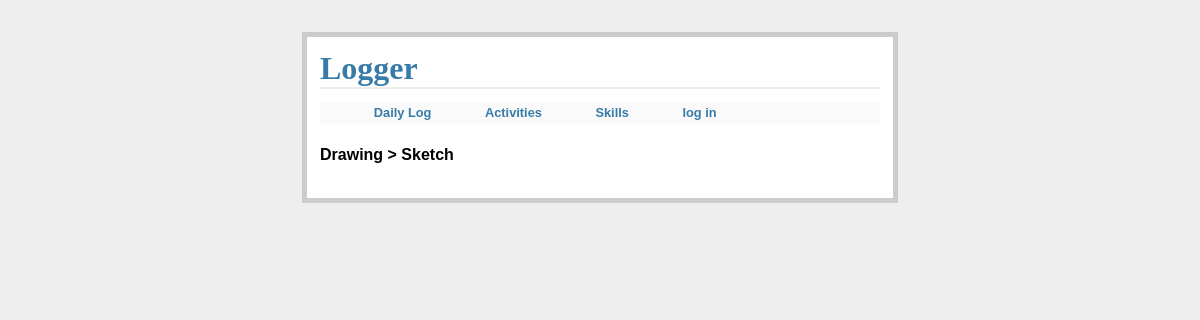
Page /activity/2 on the earlier database version.
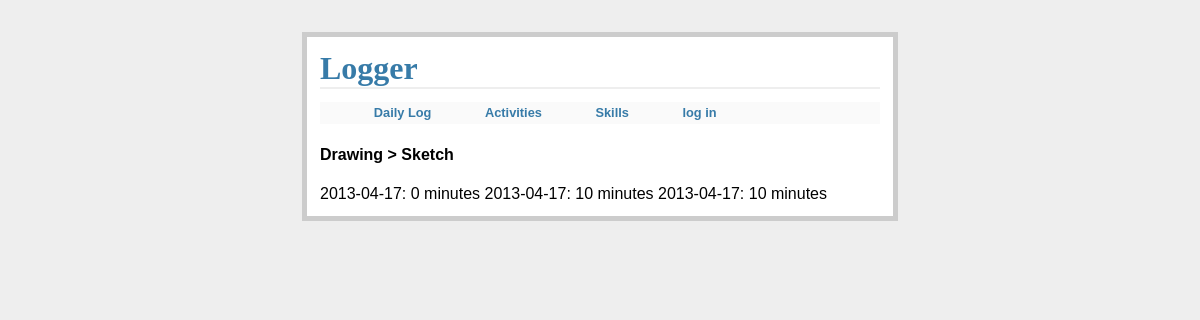
Same page on the later database version.
### tables this page shows
CREATE TABLE skills (
id integer primary key autoincrement,
user_id integer not null,
name string not null
);

CREATE TABLE activities (
id integer primary key autoincrement,
skill_id integer not null,
name string not null,
sessions string not null,
difficulty integer not null
);

CREATE TABLE logs (
id integer primary key autoincrement,
activity_id integer not null,
date string not null,
time integer not null,
exp integer not null
);

### main.py (the view)
@app.route('/activity/<a_id>')
def show_a(a_id=None):
    if a_id==None:
        redirect(url_for('activities'))
    activities = g.db.execute("SELECT id, name, skill_id FROM activities WHERE id = %s" % a_id)
    a = activities.fetchone()
    app.logger.info("Showing activity: %s" % a)
    skills = g.db.execute("SELECT * FROM skills WHERE id=%s" % a['skill_id'])
    s = skills.fetchone()
    logs = g.db.execute("SELECT * FROM logs WHERE activity_id=%s" % a['id'])
    l = logs.fetchall()
    return render_template('activities/show.html', activity=a, skill=s, logs=l)

### main.py (called while the page is built)
def dict_factory(cursor, row):
    d = {}
    for idx,col in enumerate(cursor.description):
        d[col[0]] = row[idx]
    return d

def connect_db():
    conn = sqlite3.connect(app.config['DATABASE'])
    conn.row_factory = dict_factory
    return conn

@app.before_request
def before_request():
    g.db = connect_db()

@app.teardown_request
def teardown_request(exception):
    g.db.close()

def get_activity_sessions(a_id):
    a = g.db.execute('SELECT sessions FROM activities WHERE id=%s' %a_id)
    return a.fetchone()['sessions']

### templates/activities/show.html
{% extends 'layout.html' %}
{% block body %}
<h4>{{ skill.name.capitalize() }} > {{ activity.name.capitalize() }}</h4>
{% for l in logs %}
{{ l.date }}{% if get_activity_sessions(l.activity_id)=='m' %}: {{l.time}} minutes {% endif %}
{% endfor %}
{% endblock %}

### templates/layout.html (shortened to what this page needs)
<!doctype html>
<link rel=stylesheet type=text/css href="{{url_for('static', filename='style.css')}}">
<div class=page>
<h1>Logger</h1>
<ul class=metanav>
<li><a href="{{url_for('show_logs')}}">Daily Log</a></li>
<li><a href="{{url_for('show_activities')}}">Activities</a></li>
<li><a href="{{url_for('show_skills')}}">Skills</a></li>
<li>{% if not session.logged_in %}
    <a href="{{url_for('login')}}">log in</a>
{% else %}
    <a href="{{url_for('logout')}}">log out</a>
{% endif %}</li>
</ul>
{% block body %}{% endblock %}
</div>

### static/style.css (style rules this page uses)
a, h1, h2 { color: #377BA8; }
h1, h2 { font-family: 'Georgia', serif; margin: 0; }
h1 { border-bottom: 2px solid #eee; }
.page { margin: 2em auto; width: 35em; border: 5px solid #ccc; padding: 0.8em; background: white; }
.metanav { text-align: left; font-size: 0.8em; padding: 0.3em; margin-bottom: 1em; background: #fafafa; }
.metanav li { display: inline; font-weight:bold; padding-left:50px; }
.metanav li a { text-decoration:none; }

Differences in the rows shown:
added logs: date "2013-04-17", time "0"
added logs: date "2013-04-17", time "10"
added logs: date "2013-04-17", time "10"
